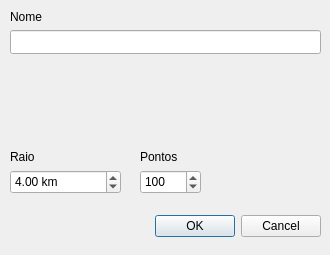
<?xml version="1.0" encoding="UTF-8"?>
<ui version="4.0">
 <class>circleDialog</class>
 <widget class="QDialog" name="circleDialog">
  <property name="geometry">
   <rect>
    <x>0</x>
    <y>0</y>
    <width>330</width>
    <height>255</height>
   </rect>
  </property>
  <property name="minimumSize">
   <size>
    <width>330</width>
    <height>255</height>
   </size>
  </property>
  <property name="maximumSize">
   <size>
    <width>330</width>
    <height>255</height>
   </size>
  </property>
  <property name="focusPolicy">
   <enum>Qt::NoFocus</enum>
  </property>
  <property name="windowTitle">
   <string>Círculo</string>
  </property>
  <property name="windowIcon">
   <iconset resource="../res.qrc">
    <normaloff>:/icon/res/Earth-Scan-icon.png</normaloff>:/icon/res/Earth-Scan-icon.png</iconset>
  </property>
  <widget class="QDialogButtonBox" name="buttonBox">
   <property name="geometry">
    <rect>
     <x>-20</x>
     <y>210</y>
     <width>341</width>
     <height>32</height>
    </rect>
   </property>
   <property name="orientation">
    <enum>Qt::Horizontal</enum>
   </property>
   <property name="standardButtons">
    <set>QDialogButtonBox::Cancel|QDialogButtonBox::Ok</set>
   </property>
  </widget>
  <widget class="QLineEdit" name="circname">
   <property name="geometry">
    <rect>
     <x>10</x>
     <y>30</y>
     <width>311</width>
     <height>24</height>
    </rect>
   </property>
  </widget>
  <widget class="QLabel" name="label_def">
   <property name="geometry">
    <rect>
     <x>140</x>
     <y>150</y>
     <width>57</width>
     <height>14</height>
    </rect>
   </property>
   <property name="text">
    <string>Pontos</string>
   </property>
  </widget>
  <widget class="QDoubleSpinBox" name="raio">
   <property name="geometry">
    <rect>
     <x>10</x>
     <y>170</y>
     <width>111</width>
     <height>24</height>
    </rect>
   </property>
   <property name="suffix">
    <string> km</string>
   </property>
   <property name="decimals">
    <number>2</number>
   </property>
   <property name="maximum">
    <double>3000.000000000000000</double>
   </property>
   <property name="value">
    <double>4.000000000000000</double>
   </property>
  </widget>
  <widget class="QLabel" name="label_name">
   <property name="geometry">
    <rect>
     <x>10</x>
     <y>10</y>
     <width>57</width>
     <height>14</height>
    </rect>
   </property>
   <property name="text">
    <string>Nome</string>
   </property>
  </widget>
  <widget class="QLabel" name="label_raio">
   <property name="geometry">
    <rect>
     <x>10</x>
     <y>150</y>
     <width>57</width>
     <height>14</height>
    </rect>
   </property>
   <property name="text">
    <string>Raio</string>
   </property>
  </widget>
  <widget class="QSpinBox" name="pontos">
   <property name="geometry">
    <rect>
     <x>140</x>
     <y>170</y>
     <width>61</width>
     <height>24</height>
    </rect>
   </property>
   <property name="maximum">
    <number>1000</number>
   </property>
   <property name="value">
    <number>100</number>
   </property>
  </widget>
  <widget class="QLabel" name="iconPreview">
   <property name="geometry">
    <rect>
     <x>10</x>
     <y>200</y>
     <width>40</width>
     <height>40</height>
    </rect>
   </property>
   <property name="sizePolicy">
    <sizepolicy hsizetype="Fixed" vsizetype="Fixed">
     <horstretch>0</horstretch>
     <verstretch>0</verstretch>
    </sizepolicy>
   </property>
   <property name="text">
    <string/>
   </property>
   <property name="pixmap">
    <pixmap resource="../res.qrc">:/icon/res/circle.png</pixmap>
   </property>
   <property name="scaledContents">
    <bool>true</bool>
   </property>
  </widget>
  <widget class="gbcoordinates" name="gbwidget" native="true">
   <property name="geometry">
    <rect>
     <x>10</x>
     <y>60</y>
     <width>310</width>
     <height>85</height>
    </rect>
   </property>
   <property name="focusPolicy">
    <enum>Qt::TabFocus</enum>
   </property>
  </widget>
 </widget>
 <customwidgets>
  <customwidget>
   <class>gbcoordinates</class>
   <extends>QWidget</extends>
   <header>gbcoordinates.h</header>
   <container>1</container>
   <slots>
    <signal>editDone()</signal>
    <slot>slot1()</slot>
   </slots>
  </customwidget>
 </customwidgets>
 <tabstops>
  <tabstop>circname</tabstop>
  <tabstop>gbwidget</tabstop>
  <tabstop>raio</tabstop>
  <tabstop>pontos</tabstop>
  <tabstop>buttonBox</tabstop>
 </tabstops>
 <resources>
  <include location="../res.qrc"/>
 </resources>
 <connections>
  <connection>
   <sender>buttonBox</sender>
   <signal>accepted()</signal>
   <receiver>circleDialog</receiver>
   <slot>accept()</slot>
   <hints>
    <hint type="sourcelabel">
     <x>248</x>
     <y>254</y>
    </hint>
    <hint type="destinationlabel">
     <x>157</x>
     <y>274</y>
    </hint>
   </hints>
  </connection>
  <connection>
   <sender>buttonBox</sender>
   <signal>rejected()</signal>
   <receiver>circleDialog</receiver>
   <slot>reject()</slot>
   <hints>
    <hint type="sourcelabel">
     <x>316</x>
     <y>260</y>
    </hint>
    <hint type="destinationlabel">
     <x>286</x>
     <y>274</y>
    </hint>
   </hints>
  </connection>
  <connection>
   <sender>gbwidget</sender>
   <signal>editDone()</signal>
   <receiver>raio</receiver>
   <slot>setFocus()</slot>
   <hints>
    <hint type="sourcelabel">
     <x>164</x>
     <y>102</y>
    </hint>
    <hint type="destinationlabel">
     <x>65</x>
     <y>181</y>
    </hint>
   </hints>
  </connection>
 </connections>
</ui>
